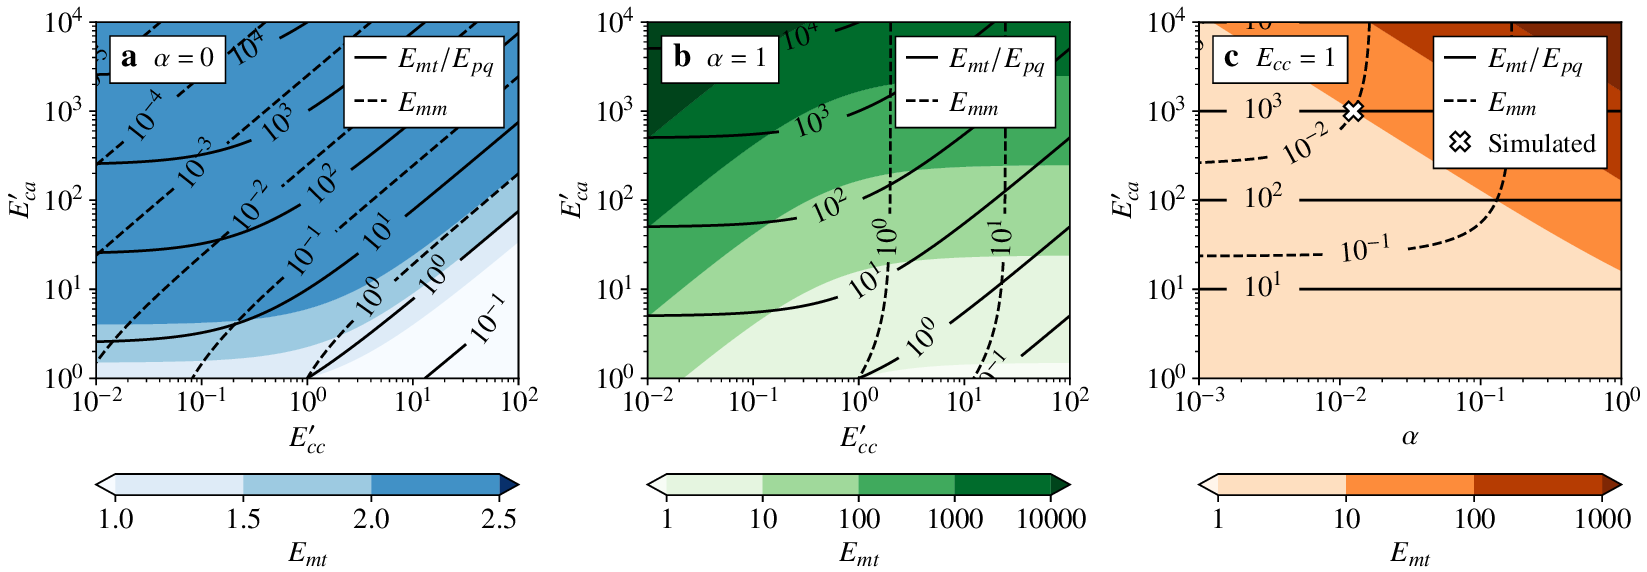

The Python source for this figure:
#!/usr/bin/python3
# N. M. Rathmann <[email redacted]>, 2019-2023

import sys, os, code # code.interact(local=locals())

import numpy as np
from specfabpy import specfab as sf 
from specfabpy import discrete as sfdsc
from specfabpy import plotting as sfplt

sys.path.append('..')
from localheader import *

import matplotlib.pyplot as plt
import matplotlib.gridspec as gridspec
import matplotlib.cm as mpl_cm
from matplotlib import colors, ticker 
import matplotlib as mpl

import warnings
warnings.filterwarnings("ignore")

lwhatch = 0.9
mpl.rcParams['hatch.linewidth'] = lwhatch

FS = 8.5 + 3.5 + 3.0
sfplt.setfont_tex(fontsize=FS)

#----------------------
# Settings
#----------------------

types = ['Sachs','Taylor','Mixed'] 
#types = ['Taylor']

PRODUCTION = 1

#-----------------------
# Generate maps
#-----------------------

f = 10 if PRODUCTION else 2

Eca_list   = np.logspace(-0,4,f*10) # shear along basal plane
Ecc_list   = np.logspace(-2,2,f*10) # against basal plane
alpha_list = np.logspace(-3,0,f*10) # Sachs--Taylor weight 

n_grain = 1

Emm_map_Taylor, Emt_map_Taylor, Epq_map_Taylor, Xe, Y = Eij_maps_tranisotropic(Ecc_list,   Eca_list, 'Taylor', n_grain=n_grain)
Emm_map_Sachs,  Emt_map_Sachs,  Epq_map_Sachs,  Xe, Y = Eij_maps_tranisotropic(Ecc_list,   Eca_list, 'Sachs',  n_grain=n_grain)
Emm_map_Mixed,  Emt_map_Mixed,  Epq_map_Mixed,  Xa, Y = Eij_maps_tranisotropic(alpha_list, Eca_list, 'Mixed',  n_grain=n_grain, Ecc=1)

#-----------------------
# Plot
#-----------------------

panelstrs = [r'\textit{(a)}\, $\alpha=0$', r'\textit{(b)}\, $\alpha=1$', r'\textit{(c)}\, $E_{cc}^\prime = 1$']

for ii,TYPE in enumerate(types):

    print(TYPE)

    ### Determine plot bounds

    if TYPE == 'Sachs':
        Emm_map, Emt_map, Epq_map = Emm_map_Sachs, Emt_map_Sachs, Epq_map_Sachs
        X = Xe
        xlbl = r'$E_{cc}^\prime$'
        cmap = mpl_cm.get_cmap('Blues')
        dlvl = 1
        Emt_lvls = np.arange(1,2.5+0.5,0.5)
            
    if TYPE == 'Taylor':
        Emm_map, Emt_map, Epq_map = Emm_map_Taylor, Emt_map_Taylor, Epq_map_Taylor
        X = Xe
        xlbl = r'$E_{cc}^\prime$'
        cmap = mpl_cm.get_cmap('Greens')
        dlvl = 1
        Emt_lvls = np.arange(-0,4+1,1)
        
    if TYPE == 'Mixed':
        Emm_map, Emt_map, Epq_map = Emm_map_Mixed, Emt_map_Mixed, Epq_map_Mixed
        X = Xa
        xlbl = r'$\alpha$'
        cmap = mpl_cm.get_cmap('Oranges')
        dlvl = 1
        Emt_lvls = np.arange(-0,3+1,1)

    Zpq = np.ma.array(np.divide(Emt_map,Epq_map))
    
    ### Setup figure

    scale=1.35
    plt.figure(figsize=(2.95*scale,3.6*scale))
    gs = gridspec.GridSpec(1,1)
    a = 0.18
    gs.update(left=a, right=1-a*0.3, top=0.95, bottom=0.16, wspace=0.13)
    ax1 = plt.subplot(gs[0, 0])
    ax1.set_xscale('log') 
    ax1.set_yscale('log')

    legkwargs = {'handlelength':1.1, 'framealpha':1.0,'frameon':True, 'fancybox':False, 'handletextpad':0.4, 'borderpad':0.37, 'edgecolor':'k'}

    ### Plot

    if TYPE == 'Sachs':
        hmap = ax1.contourf(X,Y,Emt_map, Emt_lvls, cmap=cmap, vmin=Emt_lvls[0], vmax=Emt_lvls[-1]+0.5, extend='both')
    else:
        hmap = ax1.contourf(X,Y,Emt_map, np.power(10., Emt_lvls), cmap=cmap, norm=colors.LogNorm(), extend='both') # https://matplotlib.org/3.3.2/gallery/images_contours_and_fields/contourf_log.html
        
    if 1:
    
        fmt = ticker.LogFormatterMathtext()
        fmt.create_dummy_axis()
        
        Nneg = 8; N=8
        if TYPE == "Mixed": Nneg=-1
        lvls = [ np.power(10.,n) for n in np.arange(-Nneg,N+1,dlvl) ]
        CS1  = ax1.contour(X,Y,Zpq, lvls, colors='k', linewidths=1.3)
        CS1.collections[0].set_label('$E_{mt}/E_{pq}$')
        
        Nneg = 8; N=8
        lvls = [ np.power(10.,n) for n in np.arange(-Nneg,N+1,dlvl) ]
        if 0: # DEBUG: for comparing with orthotropic case 
            lvls = [5e-2,1e-1,2.5e-1,5e-1,7.5e-1] 
            fmt = '%.2f'
        CS2  = ax1.contour(X,Y,Emm_map, lvls, linestyles='--',colors='k', linewidths=1.3)
        CS2.collections[0].set_label('$E_{mm}$')

        #-------------

        def getlblpos(CS,logmid):
        
            label_pos = []
            for line in CS.collections:
                for path in line.get_paths():
                    logvert = np.log10(path.vertices)

                    # find closest point
                    logdist = np.linalg.norm(logvert-logmid, ord=2, axis=1)
                    min_ind = np.argmin(logdist)
                    label_pos.append(10**logvert[min_ind,:])
            return label_pos
            
        xmin,xmax,ymin,ymax = plt.axis()

        if TYPE == "Sachs":
            logmid_1 = (np.log10(xmin)+np.log10(xmax))*0.5, (np.log10(ymin)+np.log10(ymax))*0.6
            logmid_2 = (np.log10(xmin)+np.log10(xmax))*0.25, (np.log10(ymin)+np.log10(ymax))*0.35

        if TYPE == "Taylor":
            logmid_1 = (np.log10(xmin)+np.log10(xmax))*0.3, (np.log10(ymin)+np.log10(ymax))*0.3
            logmid_2 = (np.log10(xmin)+np.log10(xmax))*0.25, (np.log10(ymin)+np.log10(ymax))*0.40

        if TYPE == "Mixed":
            logmid_1 = (np.log10(xmin)+np.log10(xmax))*0.85, (np.log10(ymin)+np.log10(ymax))*0.55
            logmid_2 = (np.log10(xmin)+np.log10(xmax))*0.625, (np.log10(ymin)+np.log10(ymax))*0.5

        label_pos_1 = getlblpos(CS1,logmid_1)
        label_pos_2 = getlblpos(CS2,logmid_2)

        inline_spacing=12
#        inline_spacing=20
        ax1.clabel(CS1, CS1.levels, fmt=fmt, inline_spacing=inline_spacing, manual=label_pos_1)
        ax1.clabel(CS2, CS2.levels, fmt=fmt, inline_spacing=inline_spacing, manual=label_pos_2)

    #-------------

    if TYPE == "Mixed":
        xysim = (1.25e-2, 1e3)
        hsim, = ax1.plot(xysim[0],xysim[1], 'X', markeredgecolor='k',markerfacecolor='w', markersize=10)

    hlist = [CS1.legend_elements()[0][0], CS2.legend_elements()[0][0]]
    hlbls = ['$E_{mt}/E_{pq}$','$E_{mm}$']
    if TYPE == "Mixed":
        hlist += [hsim]
        hlbls += [r'{\fontsize{%i}{%i}\selectfont Simulated}'%(FS-1,FS-1)]
    leg=ax1.legend(hlist, hlbls, loc=1, bbox_to_anchor=(1,1),fontsize=FS-0.0, **legkwargs); 
    leg.get_frame().set_linewidth(0.7);

    sfplt.panellabel(ax1,2, panelstrs[ii],frameon=True, alpha=0.0, fontsize=FS-0.5, pad=0.4)

    hcb=plt.colorbar(hmap, orientation='horizontal', pad=0.18)
    hcb.set_label('$E_{mt}$')
    ax1.set_xlabel(xlbl)
    ax1.set_ylabel('$E_{ca}\'$')
    ax1.set_ylim(Eca_list[[0,-1]])
    ax1.set_xlim(alpha_list[[0,-1]] if TYPE == 'Mixed' else Ecc_list[[0,-1]])
    
    locmaj = mpl.ticker.LogLocator(base=10,numticks=8) 
    ax1.xaxis.set_major_locator(locmaj)
    locmin = mpl.ticker.LogLocator(base=10.0,subs=(0.2,0.3,0.4,0.5,0.6,0.7,0.8,0.9),numticks=8)
    ax1.xaxis.set_minor_locator(locmin)
    ax1.xaxis.set_minor_formatter(mpl.ticker.NullFormatter())

    plt.savefig('Evw_%s.pdf'%(TYPE), dpi=200)

if len(types) == 3:
    flist = "Evw_Sachs.pdf Evw_Taylor.pdf Evw_Mixed.pdf"
    fout = "lin-taylor-sachs-tranisotropic"
    os.system('pdfjam --nup 3x1 --trim "0 0 0em 0" %s --outfile %s.pdf;'%(flist,fout))    
    os.system('pdfcrop --margins 2 %s.pdf %s.pdf;'%(fout,fout))
    os.system('convert -density 200 -quality 100 +profile "icc" -flatten %s.pdf %s.png'%(fout,fout))
    os.system('rm %s'%(flist))
#    os.system('rm %s.pdf'%(fout))

